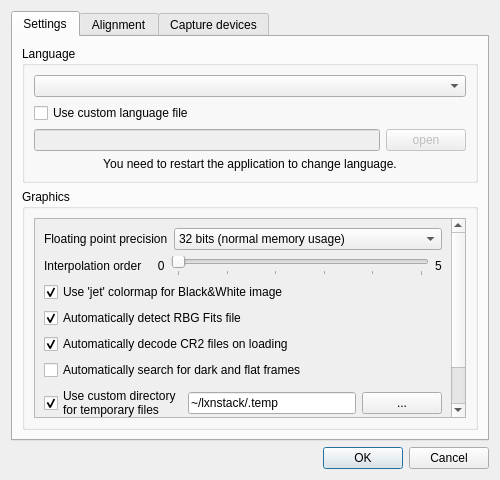
<?xml version="1.0" encoding="UTF-8"?>
<ui version="4.0">
 <author>Maurizio D'Addona</author>
 <class>Dialog</class>
 <widget class="QDialog" name="Dialog">
  <property name="geometry">
   <rect>
    <x>0</x>
    <y>0</y>
    <width>500</width>
    <height>480</height>
   </rect>
  </property>
  <property name="minimumSize">
   <size>
    <width>450</width>
    <height>420</height>
   </size>
  </property>
  <property name="maximumSize">
   <size>
    <width>640</width>
    <height>480</height>
   </size>
  </property>
  <property name="windowTitle">
   <string>Preferences</string>
  </property>
  <property name="windowOpacity">
   <double>1.000000000000000</double>
  </property>
  <layout class="QVBoxLayout" name="verticalLayout">
   <item>
    <widget class="QTabWidget" name="tabWidget">
     <property name="tabPosition">
      <enum>QTabWidget::North</enum>
     </property>
     <property name="tabShape">
      <enum>QTabWidget::Rounded</enum>
     </property>
     <property name="currentIndex">
      <number>0</number>
     </property>
     <property name="documentMode">
      <bool>false</bool>
     </property>
     <widget class="QWidget" name="tabGeneral">
      <attribute name="title">
       <string>Settings</string>
      </attribute>
      <layout class="QVBoxLayout" name="verticalLayout_5">
       <item>
        <widget class="QGroupBox" name="groupBox">
         <property name="title">
          <string>Language</string>
         </property>
         <layout class="QVBoxLayout" name="verticalLayout_6">
          <item>
           <widget class="QComboBox" name="langComboBox"/>
          </item>
          <item>
           <widget class="QCheckBox" name="useCustomLangCheckBox">
            <property name="text">
             <string>Use custom language file</string>
            </property>
           </widget>
          </item>
          <item>
           <layout class="QHBoxLayout" name="horizontalLayout_3">
            <item>
             <widget class="QLineEdit" name="langFileLineEdit">
              <property name="enabled">
               <bool>false</bool>
              </property>
             </widget>
            </item>
            <item>
             <widget class="QPushButton" name="openLangPushButton">
              <property name="enabled">
               <bool>false</bool>
              </property>
              <property name="text">
               <string>open</string>
              </property>
             </widget>
            </item>
           </layout>
          </item>
          <item>
           <widget class="QLabel" name="label_3">
            <property name="text">
             <string>You need to restart the application to change language.</string>
            </property>
            <property name="alignment">
             <set>Qt::AlignCenter</set>
            </property>
            <property name="wordWrap">
             <bool>true</bool>
            </property>
           </widget>
          </item>
         </layout>
        </widget>
       </item>
       <item>
        <widget class="QGroupBox" name="groupBox_5">
         <property name="title">
          <string>Graphics</string>
         </property>
         <layout class="QVBoxLayout" name="verticalLayout_8">
          <item>
           <widget class="QScrollArea" name="scrollArea_2">
            <property name="widgetResizable">
             <bool>true</bool>
            </property>
            <widget class="QWidget" name="scrollAreaWidgetContents_2">
             <property name="geometry">
              <rect>
               <x>0</x>
               <y>0</y>
               <width>441</width>
               <height>233</height>
              </rect>
             </property>
             <layout class="QVBoxLayout" name="verticalLayout_11">
              <item>
               <layout class="QHBoxLayout" name="horizontalLayout_8">
                <property name="spacing">
                 <number>-1</number>
                </property>
                <item>
                 <widget class="QLabel" name="label_18">
                  <property name="sizePolicy">
                   <sizepolicy hsizetype="Minimum" vsizetype="Preferred">
                    <horstretch>0</horstretch>
                    <verstretch>0</verstretch>
                   </sizepolicy>
                  </property>
                  <property name="text">
                   <string>Floating point precision</string>
                  </property>
                 </widget>
                </item>
                <item>
                 <widget class="QComboBox" name="fTypeComboBox">
                  <property name="sizePolicy">
                   <sizepolicy hsizetype="Expanding" vsizetype="Fixed">
                    <horstretch>0</horstretch>
                    <verstretch>0</verstretch>
                   </sizepolicy>
                  </property>
                  <property name="currentIndex">
                   <number>0</number>
                  </property>
                  <item>
                   <property name="text">
                    <string>32 bits (normal memory usage)</string>
                   </property>
                  </item>
                  <item>
                   <property name="text">
                    <string>64 bits (high memory usage)</string>
                   </property>
                  </item>
                 </widget>
                </item>
               </layout>
              </item>
              <item>
               <layout class="QHBoxLayout" name="horizontalLayout_10">
                <item>
                 <widget class="QLabel" name="label_17">
                  <property name="text">
                   <string>Interpolation order</string>
                  </property>
                 </widget>
                </item>
                <item>
                 <widget class="QLabel" name="label_19">
                  <property name="text">
                   <string>   0</string>
                  </property>
                 </widget>
                </item>
                <item>
                 <widget class="QSlider" name="intOrderSlider">
                  <property name="maximum">
                   <number>5</number>
                  </property>
                  <property name="pageStep">
                   <number>2</number>
                  </property>
                  <property name="value">
                   <number>0</number>
                  </property>
                  <property name="sliderPosition">
                   <number>0</number>
                  </property>
                  <property name="orientation">
                   <enum>Qt::Horizontal</enum>
                  </property>
                  <property name="tickPosition">
                   <enum>QSlider::TicksBelow</enum>
                  </property>
                  <property name="tickInterval">
                   <number>1</number>
                  </property>
                 </widget>
                </item>
                <item>
                 <widget class="QLabel" name="label_20">
                  <property name="text">
                   <string>5</string>
                  </property>
                 </widget>
                </item>
               </layout>
              </item>
              <item>
               <widget class="QCheckBox" name="jetCheckBox">
                <property name="text">
                 <string>Use 'jet' colormap for Black&amp;&amp;White image</string>
                </property>
                <property name="checked">
                 <bool>true</bool>
                </property>
               </widget>
              </item>
              <item>
               <widget class="QCheckBox" name="rgbFitsCheckBox">
                <property name="text">
                 <string>Automatically detect RBG Fits file</string>
                </property>
                <property name="checked">
                 <bool>true</bool>
                </property>
               </widget>
              </item>
              <item>
               <widget class="QCheckBox" name="decodeCR2CheckBox">
                <property name="text">
                 <string>Automatically decode CR2 files on loading</string>
                </property>
                <property name="checked">
                 <bool>true</bool>
                </property>
               </widget>
              </item>
              <item>
               <widget class="QCheckBox" name="autoFolderscheckBox">
                <property name="text">
                 <string>Automatically search for dark and flat frames</string>
                </property>
               </widget>
              </item>
              <item>
               <layout class="QHBoxLayout" name="horizontalLayout_7">
                <item>
                 <widget class="QCheckBox" name="tempPathCheckBox">
                  <property name="text">
                   <string>Use custom directory
for temporary files</string>
                  </property>
                  <property name="checked">
                   <bool>true</bool>
                  </property>
                 </widget>
                </item>
                <item>
                 <widget class="QLineEdit" name="tempPathLineEdit">
                  <property name="text">
                   <string>~/lxnstack/.temp</string>
                  </property>
                 </widget>
                </item>
                <item>
                 <widget class="QPushButton" name="tempPathPushButton">
                  <property name="text">
                   <string>...</string>
                  </property>
                 </widget>
                </item>
               </layout>
              </item>
              <item>
               <widget class="QCheckBox" name="compressedTempCheckBox">
                <property name="text">
                 <string>Use compressed temporary files
(slower, but saves disk space)</string>
                </property>
               </widget>
              </item>
             </layout>
            </widget>
           </widget>
          </item>
         </layout>
        </widget>
       </item>
      </layout>
     </widget>
     <widget class="QWidget" name="tabAlignment">
      <attribute name="title">
       <string>Alignment</string>
      </attribute>
      <attribute name="toolTip">
       <string>Alignment options</string>
      </attribute>
      <layout class="QVBoxLayout" name="verticalLayout_2">
       <item>
        <widget class="QGroupBox" name="groupBox_6">
         <property name="title">
          <string>Alingment points</string>
         </property>
         <layout class="QHBoxLayout" name="horizontalLayout_11">
          <item>
           <widget class="QGroupBox" name="groupBox_3">
            <property name="sizePolicy">
             <sizepolicy hsizetype="Expanding" vsizetype="Expanding">
              <horstretch>0</horstretch>
              <verstretch>0</verstretch>
             </sizepolicy>
            </property>
            <property name="minimumSize">
             <size>
              <width>200</width>
              <height>121</height>
             </size>
            </property>
            <property name="maximumSize">
             <size>
              <width>400</width>
              <height>400</height>
             </size>
            </property>
            <property name="title">
             <string>Rectangle size</string>
            </property>
            <layout class="QVBoxLayout" name="verticalLayout_9">
             <item>
              <widget class="QCheckBox" name="autoSizeCheckBox">
               <property name="text">
                <string>Auto detect best size</string>
               </property>
               <property name="checked">
                <bool>true</bool>
               </property>
              </widget>
             </item>
             <item>
              <layout class="QHBoxLayout" name="horizontalLayout">
               <item>
                <widget class="QLabel" name="label">
                 <property name="sizePolicy">
                  <sizepolicy hsizetype="Minimum" vsizetype="Preferred">
                   <horstretch>0</horstretch>
                   <verstretch>0</verstretch>
                  </sizepolicy>
                 </property>
                 <property name="minimumSize">
                  <size>
                   <width>100</width>
                   <height>0</height>
                  </size>
                 </property>
                 <property name="text">
                  <string>Width</string>
                 </property>
                </widget>
               </item>
               <item>
                <widget class="QSpinBox" name="rWSpinBox">
                 <property name="enabled">
                  <bool>false</bool>
                 </property>
                 <property name="sizePolicy">
                  <sizepolicy hsizetype="Expanding" vsizetype="Fixed">
                   <horstretch>0</horstretch>
                   <verstretch>0</verstretch>
                  </sizepolicy>
                 </property>
                 <property name="alignment">
                  <set>Qt::AlignRight|Qt::AlignTrailing|Qt::AlignVCenter</set>
                 </property>
                 <property name="suffix">
                  <string> px</string>
                 </property>
                 <property name="minimum">
                  <number>32</number>
                 </property>
                 <property name="maximum">
                  <number>1024</number>
                 </property>
                 <property name="singleStep">
                  <number>32</number>
                 </property>
                </widget>
               </item>
              </layout>
             </item>
             <item>
              <layout class="QHBoxLayout" name="horizontalLayout_2">
               <item>
                <widget class="QLabel" name="label_2">
                 <property name="sizePolicy">
                  <sizepolicy hsizetype="Minimum" vsizetype="Preferred">
                   <horstretch>0</horstretch>
                   <verstretch>0</verstretch>
                  </sizepolicy>
                 </property>
                 <property name="minimumSize">
                  <size>
                   <width>100</width>
                   <height>0</height>
                  </size>
                 </property>
                 <property name="text">
                  <string>Height</string>
                 </property>
                </widget>
               </item>
               <item>
                <widget class="QSpinBox" name="rHSpinBox">
                 <property name="enabled">
                  <bool>false</bool>
                 </property>
                 <property name="sizePolicy">
                  <sizepolicy hsizetype="Expanding" vsizetype="Fixed">
                   <horstretch>0</horstretch>
                   <verstretch>0</verstretch>
                  </sizepolicy>
                 </property>
                 <property name="alignment">
                  <set>Qt::AlignRight|Qt::AlignTrailing|Qt::AlignVCenter</set>
                 </property>
                 <property name="suffix">
                  <string> px</string>
                 </property>
                 <property name="minimum">
                  <number>32</number>
                 </property>
                 <property name="maximum">
                  <number>1024</number>
                 </property>
                 <property name="singleStep">
                  <number>32</number>
                 </property>
                </widget>
               </item>
              </layout>
             </item>
             <item>
              <widget class="QCheckBox" name="wholeImageCheckBox">
               <property name="text">
                <string>Use whole image to track
the alignment points</string>
               </property>
              </widget>
             </item>
            </layout>
           </widget>
          </item>
          <item>
           <widget class="QGroupBox" name="groupBox_4">
            <property name="sizePolicy">
             <sizepolicy hsizetype="Expanding" vsizetype="Expanding">
              <horstretch>0</horstretch>
              <verstretch>0</verstretch>
             </sizepolicy>
            </property>
            <property name="minimumSize">
             <size>
              <width>200</width>
              <height>121</height>
             </size>
            </property>
            <property name="maximumSize">
             <size>
              <width>400</width>
              <height>400</height>
             </size>
            </property>
            <property name="title">
             <string>Auto detection</string>
            </property>
            <layout class="QVBoxLayout" name="verticalLayout_10">
             <item>
              <widget class="QCheckBox" name="minQualitycheckBox">
               <property name="text">
                <string>Auto detect bets quality</string>
               </property>
               <property name="checked">
                <bool>true</bool>
               </property>
              </widget>
             </item>
             <item>
              <layout class="QHBoxLayout" name="horizontalLayout_5">
               <item>
                <widget class="QLabel" name="label_4">
                 <property name="sizePolicy">
                  <sizepolicy hsizetype="Minimum" vsizetype="Preferred">
                   <horstretch>0</horstretch>
                   <verstretch>0</verstretch>
                  </sizepolicy>
                 </property>
                 <property name="minimumSize">
                  <size>
                   <width>100</width>
                   <height>0</height>
                  </size>
                 </property>
                 <property name="text">
                  <string>Max points</string>
                 </property>
                </widget>
               </item>
               <item>
                <widget class="QSpinBox" name="maxPointsSpinBox">
                 <property name="sizePolicy">
                  <sizepolicy hsizetype="Expanding" vsizetype="Fixed">
                   <horstretch>0</horstretch>
                   <verstretch>0</verstretch>
                  </sizepolicy>
                 </property>
                 <property name="alignment">
                  <set>Qt::AlignRight|Qt::AlignTrailing|Qt::AlignVCenter</set>
                 </property>
                 <property name="suffix">
                  <string> points</string>
                 </property>
                 <property name="maximum">
                  <number>99999</number>
                 </property>
                 <property name="value">
                  <number>10</number>
                 </property>
                </widget>
               </item>
              </layout>
             </item>
             <item>
              <layout class="QHBoxLayout" name="horizontalLayout_6">
               <item>
                <widget class="QLabel" name="label_5">
                 <property name="sizePolicy">
                  <sizepolicy hsizetype="Minimum" vsizetype="Preferred">
                   <horstretch>0</horstretch>
                   <verstretch>0</verstretch>
                  </sizepolicy>
                 </property>
                 <property name="minimumSize">
                  <size>
                   <width>100</width>
                   <height>0</height>
                  </size>
                 </property>
                 <property name="text">
                  <string>Min quality</string>
                 </property>
                </widget>
               </item>
               <item>
                <widget class="QDoubleSpinBox" name="minQualityDoubleSpinBox">
                 <property name="enabled">
                  <bool>false</bool>
                 </property>
                 <property name="sizePolicy">
                  <sizepolicy hsizetype="Expanding" vsizetype="Fixed">
                   <horstretch>0</horstretch>
                   <verstretch>0</verstretch>
                  </sizepolicy>
                 </property>
                 <property name="alignment">
                  <set>Qt::AlignRight|Qt::AlignTrailing|Qt::AlignVCenter</set>
                 </property>
                 <property name="decimals">
                  <number>4</number>
                 </property>
                 <property name="minimum">
                  <double>0.000100000000000</double>
                 </property>
                 <property name="maximum">
                  <double>100.000000000000000</double>
                 </property>
                 <property name="singleStep">
                  <double>0.005000000000000</double>
                 </property>
                 <property name="value">
                  <double>0.250000000000000</double>
                 </property>
                </widget>
               </item>
              </layout>
             </item>
            </layout>
           </widget>
          </item>
         </layout>
        </widget>
       </item>
       <item>
        <widget class="QGroupBox" name="groupBox_7">
         <property name="title">
          <string>Phase correlation</string>
         </property>
         <layout class="QVBoxLayout" name="verticalLayout_4">
          <item>
           <widget class="QCheckBox" name="showPhaseImgCheckBox">
            <property name="text">
             <string>Show corrlation images during alignment process (slower)</string>
            </property>
           </widget>
          </item>
          <item>
           <layout class="QHBoxLayout" name="horizontalLayout_9">
            <item>
             <widget class="QLabel" name="label_16">
              <property name="text">
               <string>Interpolation order</string>
              </property>
             </widget>
            </item>
            <item>
             <widget class="QLabel" name="label_21">
              <property name="text">
               <string>   0</string>
              </property>
             </widget>
            </item>
            <item>
             <widget class="QSlider" name="phaseIntOrderSlider">
              <property name="maximum">
               <number>5</number>
              </property>
              <property name="pageStep">
               <number>2</number>
              </property>
              <property name="value">
               <number>0</number>
              </property>
              <property name="sliderPosition">
               <number>0</number>
              </property>
              <property name="orientation">
               <enum>Qt::Horizontal</enum>
              </property>
              <property name="invertedAppearance">
               <bool>false</bool>
              </property>
              <property name="invertedControls">
               <bool>false</bool>
              </property>
              <property name="tickPosition">
               <enum>QSlider::TicksBelow</enum>
              </property>
              <property name="tickInterval">
               <number>1</number>
              </property>
             </widget>
            </item>
            <item>
             <widget class="QLabel" name="label_22">
              <property name="text">
               <string>5</string>
              </property>
             </widget>
            </item>
           </layout>
          </item>
         </layout>
        </widget>
       </item>
      </layout>
     </widget>
     <widget class="QWidget" name="tabDevices">
      <attribute name="title">
       <string>Capture devices</string>
      </attribute>
      <layout class="QVBoxLayout" name="verticalLayout_3">
       <item>
        <widget class="QFrame" name="deviceFrame">
         <property name="frameShape">
          <enum>QFrame::NoFrame</enum>
         </property>
         <property name="frameShadow">
          <enum>QFrame::Plain</enum>
         </property>
         <layout class="QVBoxLayout" name="verticalLayout_7">
          <item>
           <layout class="QHBoxLayout" name="horizontalLayout_4">
            <item>
             <widget class="QPushButton" name="refreshPushButton">
              <property name="sizePolicy">
               <sizepolicy hsizetype="Minimum" vsizetype="Minimum">
                <horstretch>0</horstretch>
                <verstretch>0</verstretch>
               </sizepolicy>
              </property>
              <property name="toolTip">
               <string>Refresh devices list</string>
              </property>
              <property name="text">
               <string/>
              </property>
             </widget>
            </item>
            <item>
             <widget class="QComboBox" name="devComboBox">
              <property name="sizePolicy">
               <sizepolicy hsizetype="MinimumExpanding" vsizetype="Fixed">
                <horstretch>0</horstretch>
                <verstretch>0</verstretch>
               </sizepolicy>
              </property>
             </widget>
            </item>
           </layout>
          </item>
          <item>
           <layout class="QVBoxLayout" name="controlsLayout"/>
          </item>
         </layout>
        </widget>
       </item>
      </layout>
     </widget>
    </widget>
   </item>
   <item>
    <widget class="QDialogButtonBox" name="buttonBox">
     <property name="orientation">
      <enum>Qt::Horizontal</enum>
     </property>
     <property name="standardButtons">
      <set>QDialogButtonBox::Cancel|QDialogButtonBox::Ok</set>
     </property>
    </widget>
   </item>
  </layout>
 </widget>
 <tabstops>
  <tabstop>langComboBox</tabstop>
  <tabstop>useCustomLangCheckBox</tabstop>
  <tabstop>langFileLineEdit</tabstop>
  <tabstop>openLangPushButton</tabstop>
 </tabstops>
 <resources/>
 <connections>
  <connection>
   <sender>buttonBox</sender>
   <signal>accepted()</signal>
   <receiver>Dialog</receiver>
   <slot>accept()</slot>
   <hints>
    <hint type="sourcelabel">
     <x>264</x>
     <y>395</y>
    </hint>
    <hint type="destinationlabel">
     <x>157</x>
     <y>274</y>
    </hint>
   </hints>
  </connection>
  <connection>
   <sender>buttonBox</sender>
   <signal>rejected()</signal>
   <receiver>Dialog</receiver>
   <slot>reject()</slot>
   <hints>
    <hint type="sourcelabel">
     <x>327</x>
     <y>395</y>
    </hint>
    <hint type="destinationlabel">
     <x>286</x>
     <y>274</y>
    </hint>
   </hints>
  </connection>
  <connection>
   <sender>useCustomLangCheckBox</sender>
   <signal>toggled(bool)</signal>
   <receiver>langFileLineEdit</receiver>
   <slot>setEnabled(bool)</slot>
   <hints>
    <hint type="sourcelabel">
     <x>90</x>
     <y>98</y>
    </hint>
    <hint type="destinationlabel">
     <x>122</x>
     <y>135</y>
    </hint>
   </hints>
  </connection>
  <connection>
   <sender>useCustomLangCheckBox</sender>
   <signal>toggled(bool)</signal>
   <receiver>openLangPushButton</receiver>
   <slot>setEnabled(bool)</slot>
   <hints>
    <hint type="sourcelabel">
     <x>261</x>
     <y>100</y>
    </hint>
    <hint type="destinationlabel">
     <x>429</x>
     <y>136</y>
    </hint>
   </hints>
  </connection>
  <connection>
   <sender>autoSizeCheckBox</sender>
   <signal>toggled(bool)</signal>
   <receiver>rWSpinBox</receiver>
   <slot>setDisabled(bool)</slot>
   <hints>
    <hint type="sourcelabel">
     <x>55</x>
     <y>71</y>
    </hint>
    <hint type="destinationlabel">
     <x>190</x>
     <y>108</y>
    </hint>
   </hints>
  </connection>
  <connection>
   <sender>autoSizeCheckBox</sender>
   <signal>toggled(bool)</signal>
   <receiver>rHSpinBox</receiver>
   <slot>setDisabled(bool)</slot>
   <hints>
    <hint type="sourcelabel">
     <x>36</x>
     <y>67</y>
    </hint>
    <hint type="destinationlabel">
     <x>190</x>
     <y>136</y>
    </hint>
   </hints>
  </connection>
  <connection>
   <sender>minQualitycheckBox</sender>
   <signal>toggled(bool)</signal>
   <receiver>minQualityDoubleSpinBox</receiver>
   <slot>setDisabled(bool)</slot>
   <hints>
    <hint type="sourcelabel">
     <x>141</x>
     <y>246</y>
    </hint>
    <hint type="destinationlabel">
     <x>245</x>
     <y>337</y>
    </hint>
   </hints>
  </connection>
  <connection>
   <sender>tempPathCheckBox</sender>
   <signal>toggled(bool)</signal>
   <receiver>tempPathLineEdit</receiver>
   <slot>setEnabled(bool)</slot>
   <hints>
    <hint type="sourcelabel">
     <x>142</x>
     <y>325</y>
    </hint>
    <hint type="destinationlabel">
     <x>196</x>
     <y>325</y>
    </hint>
   </hints>
  </connection>
  <connection>
   <sender>tempPathCheckBox</sender>
   <signal>toggled(bool)</signal>
   <receiver>tempPathPushButton</receiver>
   <slot>setEnabled(bool)</slot>
   <hints>
    <hint type="sourcelabel">
     <x>133</x>
     <y>313</y>
    </hint>
    <hint type="destinationlabel">
     <x>401</x>
     <y>320</y>
    </hint>
   </hints>
  </connection>
  <connection>
   <sender>useCustomLangCheckBox</sender>
   <signal>toggled(bool)</signal>
   <receiver>langComboBox</receiver>
   <slot>setDisabled(bool)</slot>
   <hints>
    <hint type="sourcelabel">
     <x>65</x>
     <y>91</y>
    </hint>
    <hint type="destinationlabel">
     <x>66</x>
     <y>68</y>
    </hint>
   </hints>
  </connection>
 </connections>
</ui>
